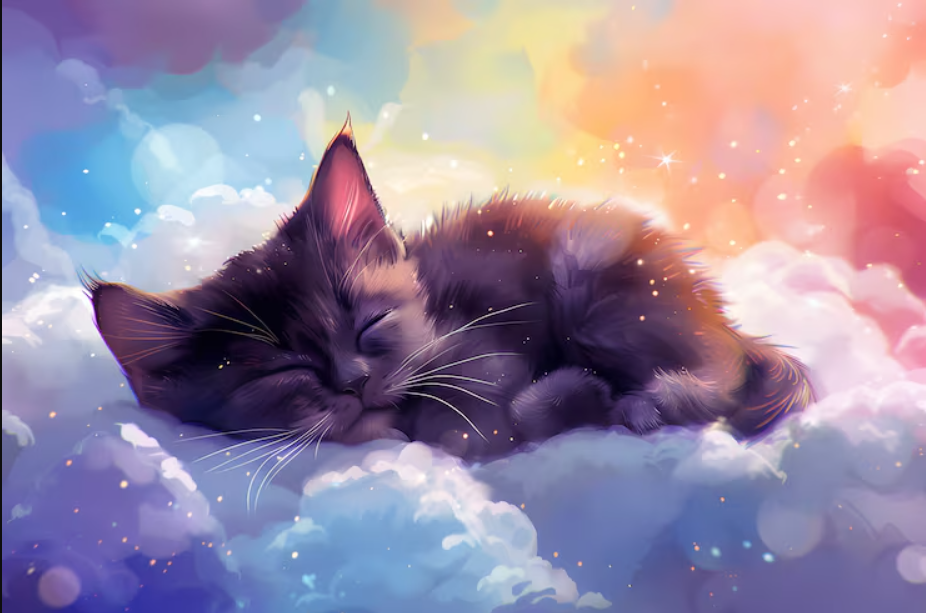
#> input picture kitten.png, 926 x 613 px
$ jupyter execute filters.ipynb
#> lines starting #> are read from the running program, lines starting #| are printed output that depends on the picture
Логарифмическое степенное преобразование и преобразование в негатив

[cell 1]
import cv2
import numpy as np
import matplotlib.pyplot as plt

# Загрузка изображения
img = cv2.imread('kitten.png')
#> img is the input picture: shape (613, 926, 3); mean B, G, R 162.2, 139.5, 153.5

# Нормализация изображения для избежания переполнения
img_normalized = img.astype(np.float32) / 255.0

# Логарифмическое преобразование
# Добавляем маленькое значение к избежания log(0)
log_img = np.log(1.0 + img_normalized)
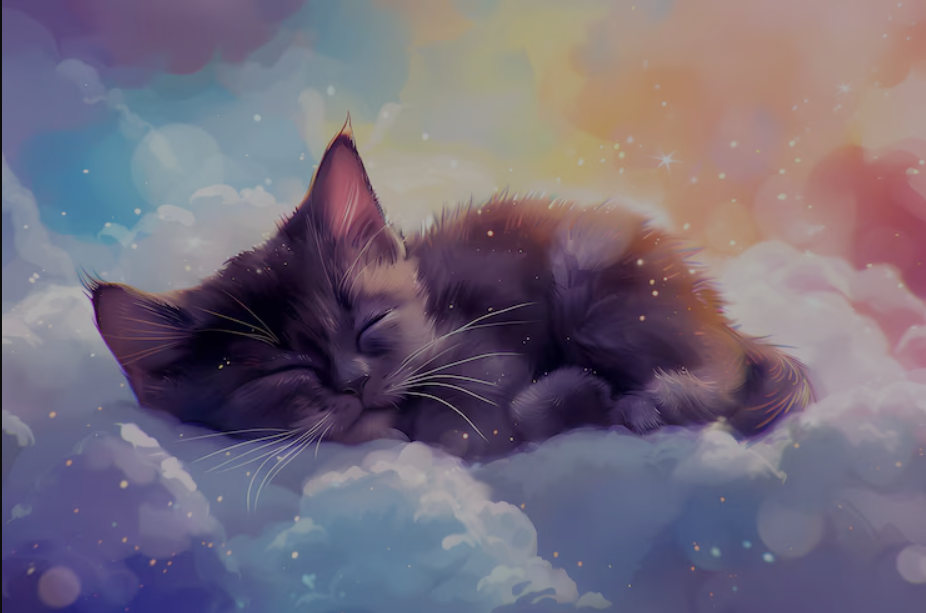
#> log_img: shape (613, 926, 3) float32; mean B, G, R 0.483, 0.422, 0.456
# Масштабируем к диапазону [0, 255]
log_img = (255 * log_img / np.max(log_img)).astype(np.uint8)
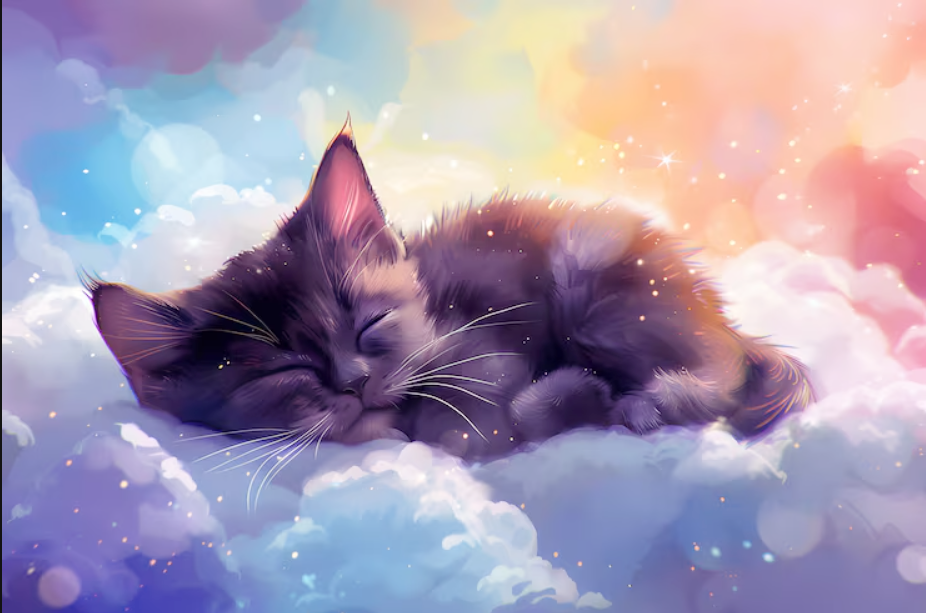
#> log_img: shape (613, 926, 3); mean B, G, R 177.4, 154.8, 167.2

# Негативное преобразование
negative_img = 255 - img
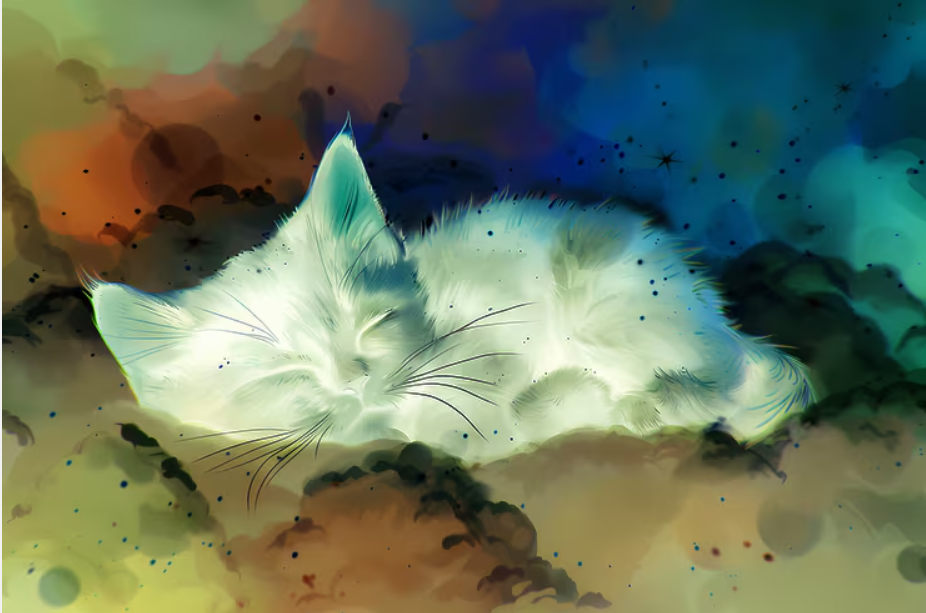
#> negative_img: shape (613, 926, 3); mean B, G, R 92.8, 115.5, 101.5

# Гамма-коррекция
gamma = 0.5
gamma_img = (255 * np.power(img_normalized, gamma)).astype(np.uint8)
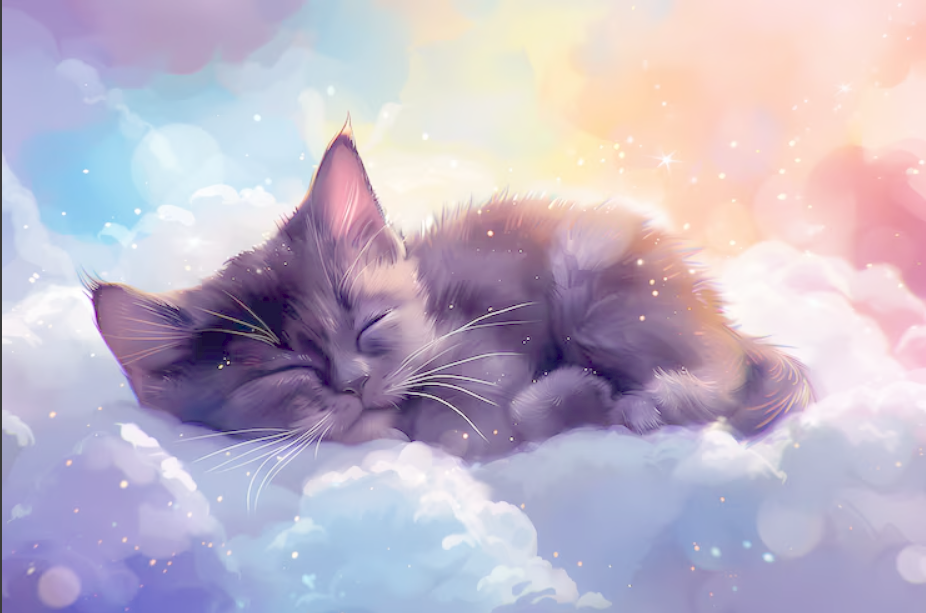
#> gamma_img: shape (613, 926, 3); mean B, G, R 199.2, 181, 190.9

# Отображение результатов
plt.figure(figsize=(15, 10))

# Оригинальное изображение
plt.subplot(1, 4, 1)
plt.imshow(img, vmin=0, vmax=255)
plt.title('Оригинальное изображение')
plt.axis('off')

# Логарифмическое преобразование
plt.subplot(1, 4, 2)
plt.imshow(log_img, vmin=0, vmax=255)
plt.title('Логарифмическое преобразование')
plt.axis('off')

# Негативное изображение
plt.subplot(1, 4, 3)
plt.imshow(negative_img, vmin=0, vmax=255)
plt.title('Негативное изображение')
plt.axis('off')

# Гамма-коррекция
plt.subplot(1, 4, 4)
plt.imshow(gamma_img, vmin=0, vmax=255)
plt.title('Гамма-коррекция (γ=0.5)')
plt.axis('off')

plt.tight_layout()
plt.show()
#> figure, not shown here; B, G, R data is drawn as R, G, B
#> `lab_array = color.rgb2lab(original_array)`: lab_array: shape (613, 926, 3) float64; mean of channels 0, 1, 2 59.4, 11.7, -10.1

Фильтр нерезкого маскирования

[cell 2]
from PIL import Image
from numpy import *
from skimage import color
import matplotlib.pyplot as plt

def gaussian_blur(image_array, m_size, sigma):
    """
    Применяет гауссово размытие к изображению
    :param image_array: массив изображения (только L-канал)
    :param m_size: размер ядра фильтра (нечетное число)
    :param sigma: параметр размытия (стандартное отклонение)
    :return: размытое изображение
    """
#> called with m_size = 5, sigma = 1.5
    # Создаем гауссово ядро
    matrix = zeros((m_size, m_size))
    center = m_size // 2  # Центр ядра

    # Заполняем ядро значениями гауссовой функции
    for i in range(m_size):
        for j in range(m_size):
            distance = sqrt((i - center) ** 2 + (j - center) ** 2)  # Расстояние от центра
            matrix[i, j] = exp((-distance ** 2) / (2 * sigma ** 2))  # Гауссова функция

    # Нормализуем ядро (сумма всех элементов = 1)
    matrix /= sum(matrix)

    # Применяем свертку - гауссово размытие
    blur_array = zeros_like(image_array)
    for i in range(center, image_array.shape[0] - center):
        for j in range(center, image_array.shape[1] - center):
            # Вычисляем взвешенное среднее для каждого пикселя
            average = sum(image_array[i - center:i + center + 1, j - center:j + center + 1] * matrix)
            blur_array[i, j] = average
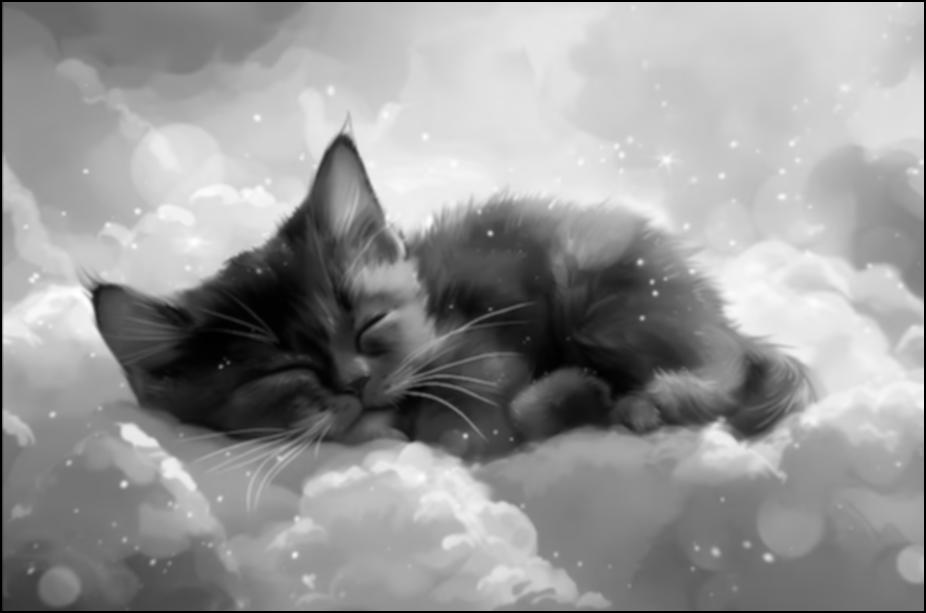
#> blur_array: shape (613, 926) float64; min 0, max 99.84, mean 58.9; drawn with min black and max white

    return blur_array

def unsharp_mask(image_array, m_size, sigma, amount, threshold):
    """
    Применяет маску нерезкости для повышения резкости изображения
    :param image_array: массив изображения в LAB цветовом пространстве
    :param m_size: размер ядра гауссова фильтра
    :param sigma: параметр размытия
    :param amount: сила повышения резкости
    :param threshold: порог для применения маски
    :return: изображение с повышенной резкостью
    """
    # Размываем только L-канал (яркость)
    blurred_l = gaussian_blur(image_array[..., 0], m_size, sigma)

    # Вычисляем маску резкости (разница между оригиналом и размытым)
    l_mask = image_array[..., 0] - blurred_l
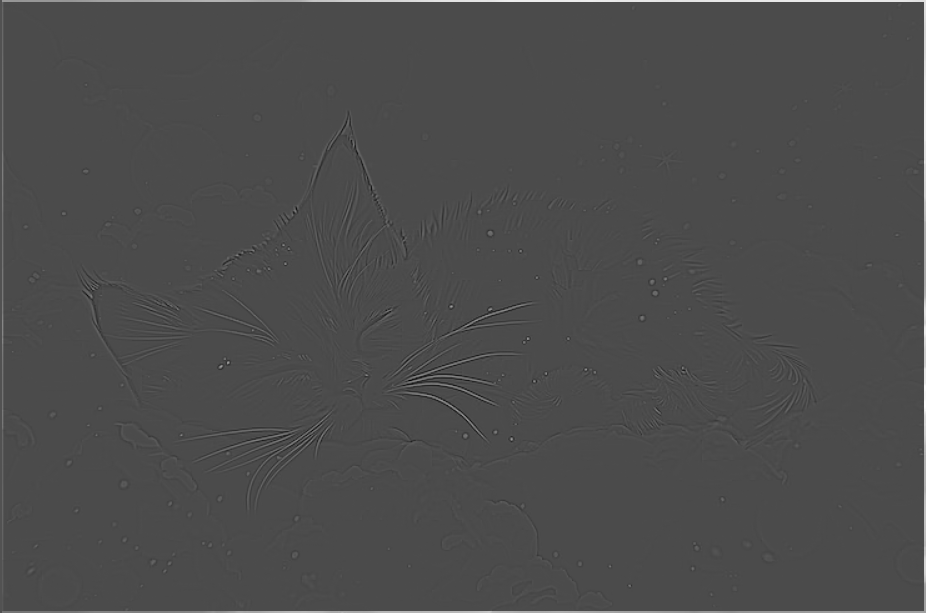
#> l_mask: shape (613, 926) float64; min -40.45, max 96.06, mean 0.6; drawn with min black and max white

    # Применяем маску к оригинальному изображению
    sharpened_l_array = image_array[..., 0] + amount * l_mask
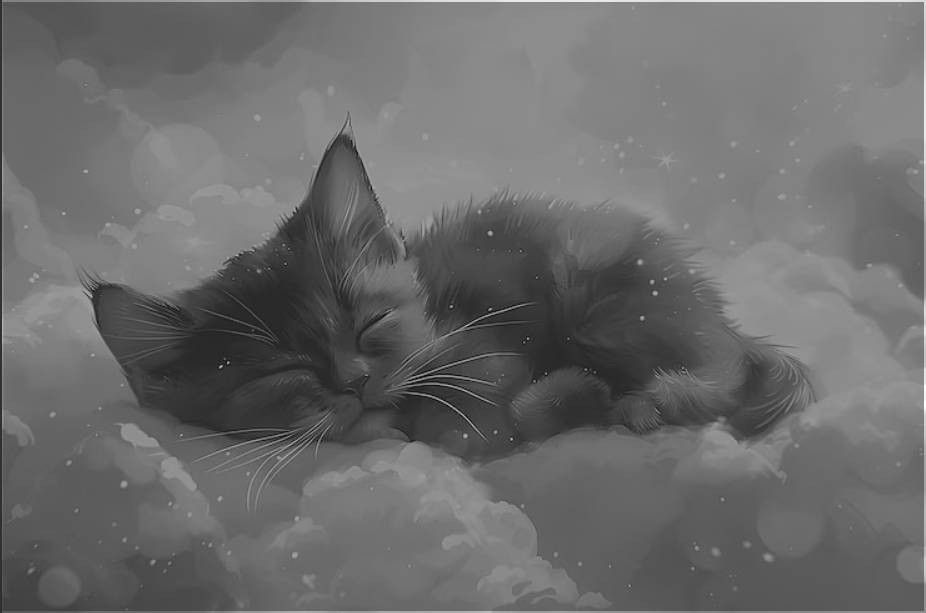
#> sharpened_l_array: shape (613, 926) float64; min -36.78, max 192.1, mean 60; drawn with min black and max white

    # Применяем пороговую обработку - не усиливаем слабые края
    for i in range(image_array.shape[0]):
        for j in range(image_array.shape[1]):
            if abs(l_mask[i, j]) < threshold:
                sharpened_l_array[i, j] = image_array[i, j, 0]  # Оставляем оригинальное значение

    # Восстанавливаем LAB изображение с усиленным L-каналом
    sharpened_lab_array = stack((sharpened_l_array, image_array[..., 1], image_array[..., 2]), axis=-1)
#> sharpened_lab_array: shape (613, 926, 3) float64; mean of channels 0, 1, 2 60, 11.7, -10.1

    # Конвертируем обратно в RGB
    sharpened_rgb_array = color.lab2rgb(sharpened_lab_array)
    sharpened_rgb_array *= 255  # Масштабируем к [0, 255]

    # Создаем изображение из массива
    sharpened_image = Image.fromarray(sharpened_rgb_array.astype(uint8))
    return sharpened_image

# Основной код
# Загрузка и подготовка оригинального изображения
original = Image.open("kitten.png").convert('RGB')
original_array = array(original) / 255.0  # Нормализуем к [0, 1]

# Конвертируем в LAB цветовое пространство (L - яркость, A и B - цвет)
lab_array = color.rgb2lab(original_array)

# Параметры для маски нерезкости
m_size = 5     # Размер ядра (нечетное число)
sigma = 1.5    # Степень размытия
amount = 1     # Сила повышения резкости
threshold = 0.1  # Порог для применения маски

# Применяем маску нерезкости
sharpened_image = unsharp_mask(lab_array, m_size, sigma, amount, threshold)

# Отображение результатов в Google Colab
plt.figure(figsize=(15, 8))

# Оригинальное изображение
plt.subplot(1, 2, 1)
plt.imshow(original)
plt.title('Оригинальное изображение')
plt.axis('off')

# Увеличенное изображение
plt.subplot(1, 2, 2)
plt.imshow(sharpened_image)
plt.title('Увеличенная резкость (Unsharp Mask)')
plt.axis('off')

plt.tight_layout()
plt.show()

$ run again, with sakura.png copied over kitten.png
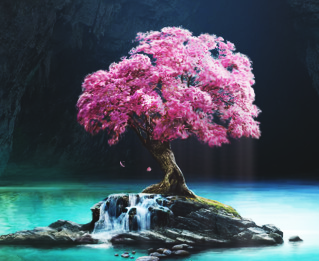
#> input picture sakura.png, 319 x 261 px
#> img is the input picture: shape (261, 319, 3); mean B, G, R 94.7, 81.5, 73.4
#> lab_array: shape (261, 319, 3) float64; mean of channels 0, 1, 2 33.7, 1.3, -7.5
#> after the loop in gaussian_blur, `for i in range(center, image_array.shape[0] - center):`:
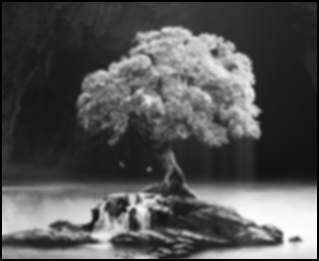
#> blur_array: shape (261, 319) float64; min 0, max 99.46, mean 32.6; drawn with min black and max white
#> sharpened_lab_array: shape (261, 319, 3) float64; mean of channels 0, 1, 2 34.7, 1.3, -7.5
#> in unsharp_mask, `sharpened_rgb_array = color.lab2rgb(sharpened_lab_array)`:
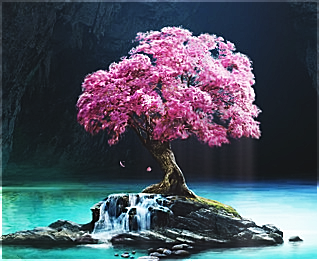
#> sharpened_rgb_array: shape (261, 319, 3) float64; mean R, G, B 0.297, 0.326, 0.378
